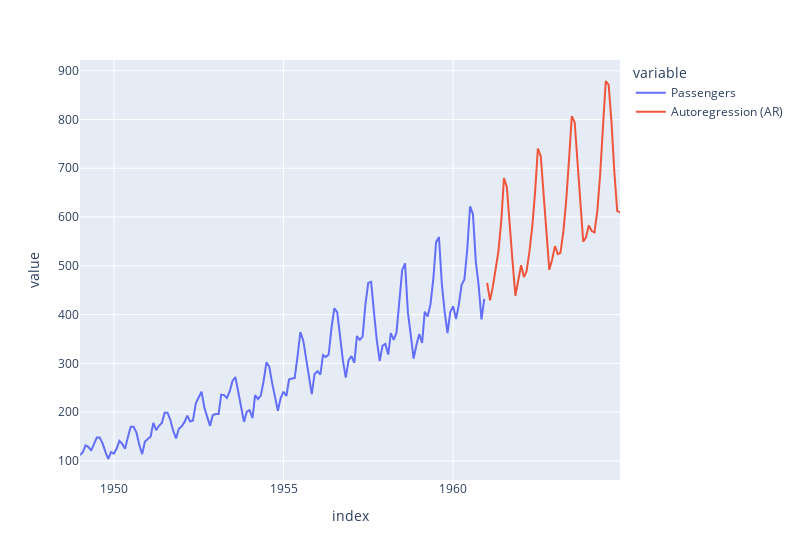

This figure's notebook cell:
### Code cell
pd.concat([df_passengers, df_forecast_arima_components]).plot(width=800)

### Figure 1 — Plotly figure (JSON) as saved in the notebook; plotly's stock layout.template omitted (floating-point values rounded to 4 significant figures; data arrays with more than 128 entries replaced by an {"elided": "..."} marker saying what was removed)
{"data": [{"hovertemplate": "variable=Passengers<br>index=%{x}<br>value=%{y}<extra></extra>", "legendgroup": "Passengers", "line": {"color": "#636efa", "dash": "solid"}, "marker": {"symbol": "circle"}, "mode": "lines", "name": "Passengers", "orientation": "v", "showlegend": true, "type": "scatter", "x": {"elided": "192 str values"}, "xaxis": "x", "y": {"elided": "192 int values"}, "yaxis": "y"}, {"hovertemplate": "variable=Autoregression (AR)<br>index=%{x}<br>value=%{y}<extra></extra>", "legendgroup": "Autoregression (AR)", "line": {"color": "#EF553B", "dash": "solid"}, "marker": {"symbol": "circle"}, "mode": "lines", "name": "Autoregression (AR)", "orientation": "v", "showlegend": true, "type": "scatter", "x": {"elided": "192 str values"}, "xaxis": "x", "y": {"elided": "192 float values"}, "yaxis": "y"}], "layout": {"legend": {"title": {"text": "variable"}, "tracegroupgap": 0}, "margin": {"t": 60}, "width": 800, "xaxis": {"anchor": "y", "domain": [0, 1], "title": {"text": "index"}}, "yaxis": {"anchor": "x", "domain": [0, 1], "title": {"text": "value"}}}}
